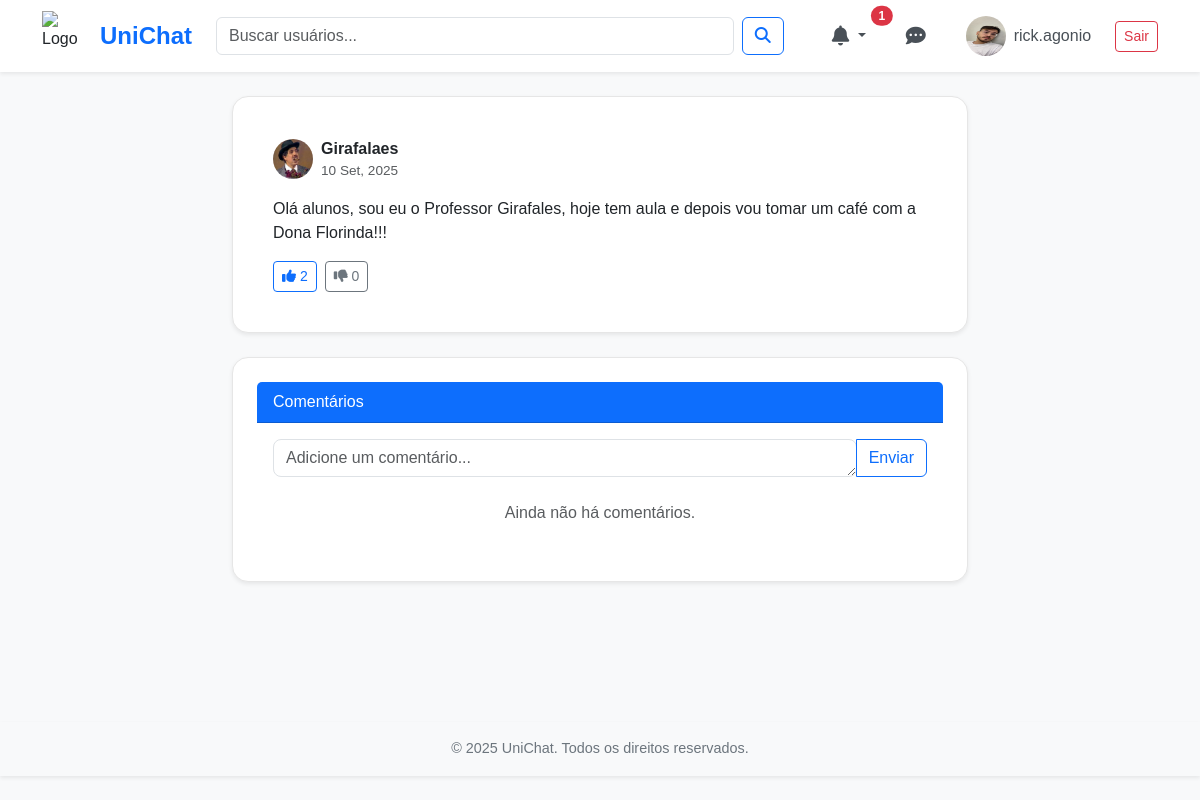
Screenshot of /posts/7/ (signed in) with the database file from the repository.
### users/models.py (models this page shows)
class Profile(models.Model):
    user = models.OneToOneField('auth.User', on_delete=models.CASCADE)
    bio = models.TextField(blank=True)
    avatar = models.ImageField(upload_to='avatars/', blank=True, null=True)
    date_of_birth = models.DateField(null=True, blank=True)
    location = models.CharField(max_length=100, blank=True)
    website = models.URLField(max_length=200, blank=True)
    course = models.ManyToManyField(Course, related_name='students', blank=True)
    following = models.ManyToManyField(User, related_name='followers', symmetrical=False,
blank=True)
    is_teacher = models.BooleanField(default=False)

### posts/models.py (models this page shows, shortened)
class Post(models.Model):
    author = models.ForeignKey(User, on_delete=models.CASCADE)
    content = models.TextField()
    image = models.ImageField(upload_to='posts/', blank=True, null=True)
    created_at = models.DateTimeField(auto_now_add=True)
    @property
    def likes_count(self):
        return self.votes.filter(vote_type='like').count()
    @property
    def dislikes_count(self):
        return self.votes.filter(vote_type='dislike').count()

### posts/views.py (the view)
# urls.py: path('<int:post_id>/', views.post_detail, name='post_detail'),
def post_detail(request, post_id):
    post = get_object_or_404(Post, id=post_id)
    context = {
        'post': post,
    }
    return render(request, 'posts/post_detail.html', context)

### posts/templates/posts/post_detail.html (shortened to what this page needs)
{% extends 'base.html' %}
{% load static %}
{% block content %}
<div class="row justify-content-center">
    <div class="col-lg-8">
        <div class="card shadow-sm mb-4">
            <div class="card-body">
                <div class="d-flex align-items-center mb-3">
                    <img src="{% if post.author.profile.avatar %}{{ post.author.profile.avatar.url }}{% else %}{% static 'img/default_profile.png' %}{% endif %}" alt="Foto de Perfil" width="40" height="40" class="rounded-circle me-2">
                    <div>
                        <a href="{% url 'profile' username=post.author.username %}" class="fw-bold text-dark text-decoration-none">{{ post.author.username }}</a>
                        <span class="text-muted d-block" style="font-size: 0.85em;">{{ post.created_at|date:"d M, Y" }}</span>
                    </div>
                </div>
                <p class="card-text">{{ post.content }}</p>
                <div class="d-flex align-items-center">
                    <button class="btn btn-sm btn-outline-primary me-2" onclick="votePost({{ post.id }}, 'like')">
                        <i class="fas fa-thumbs-up"></i> <span id="likes-count-{{ post.id }}">{{ post.likes_count }}</span>
                    </button>
                    <button class="btn btn-sm btn-outline-secondary" onclick="votePost({{ post.id }}, 'dislike')">
                        <i class="fas fa-thumbs-down"></i> <span id="dislikes-count-{{ post.id }}">{{ post.dislikes_count }}</span>
                    </button>
                </div>
            </div>
        </div>
        <div class="card shadow-sm">
            <div class="card-header bg-primary text-white">
                Comentários
            </div>
            <div class="card-body">
                <form action="{% url 'posts:add_comment_to_post' post_id=post.id %}" method="post" class="mb-4">
                    <div class="input-group">
                        <textarea name="text" class="form-control" placeholder="Adicione um comentário..." rows="1" required></textarea>
                        <button class="btn btn-outline-primary" type="submit">Enviar</button>
                    </div>
                </form>
                <ul class="list-unstyled">
                    {% for comment in post.comment_set.all %}
                    <li class="mb-3 border-bottom pb-2">
                        <div class="d-flex align-items-start">
                            <img src="{% if comment.author.profile.avatar %}{{ comment.author.profile.avatar.url }}{% else %}{% static 'img/default_profile.png' %}{% endif %}" alt="Avatar" width="30" height="30" class="rounded-circle me-2">
                            <div>
                                <strong class="text-dark">{{ comment.author.username }}</strong>
                                <small class="text-muted d-block">{{ comment.created_at|date:"d M, Y H:i" }}</small>
                                <p class="mb-1">{{ comment.text }}</p>
                            </div>
                        </div>
                        {% if comment.reply_set.all %}
                        <div class="ms-4 mt-2">
                            {% for reply in comment.reply_set.all %}
                            <div class="d-flex align-items-start mb-2">
                                <img src="{% if reply.author.profile.avatar %}{{ reply.author.profile.avatar.url }}{% else %}{% static 'img/default_profile.png' %}{% endif %}" alt="Avatar" width="25" height="25" class="rounded-circle me-2">
                                <div>
                                    <strong class="text-dark">{{ reply.author.username }}</strong>
                                    <small class="text-muted d-block">{{ reply.created_at|date:"d M, Y H:i" }}</small>
                                    <p class="mb-0">{{ reply.text }}</p>
                                </div>
                            </div>
                            {% endfor %}
                        </div>
                        {% endif %}
                    </li>
                    {% empty %}
                    <p class="text-center text-muted">Ainda não há comentários.</p>
                    {% endfor %}
                </ul>
            </div>
        </div>
    </div>
</div>
{% endblock %}

### templates/base.html (shortened to what this page needs)
<!DOCTYPE html>
<html lang="pt-br">
<head>
{% load static %}
<link href="https://cdn.jsdelivr.net/npm/bootstrap@5.3.8/dist/css/bootstrap.min.css" rel="stylesheet">
<link rel="stylesheet" href="{% static 'staticfiles\admin\css\base.css' %}">
<link rel="stylesheet" href="https://cdnjs.cloudflare.com/ajax/libs/font-awesome/6.4.0/css/all.min.css">
</head>
<body class="d-flex flex-column min-vh-100">
    <header class="header-principal bg-white shadow-sm">
        <nav class="d-flex align-items-center justify-content-between container py-2">
            <a href="{% url 'home' %}" class="d-flex align-items-center text-decoration-none text-dark">
                <img src="{% static 'img/logo.png' %}" alt="Logo" width="50" height="50" class="me-2">
                <span class="fs-4 fw-bold text-primary">UniChat</span>
            </a>
            <div class="flex-fill mx-4" style="position: relative;">
                <div class="d-flex align-items-center" style="max-width: 800px;">
                    <input type="text" id="search-input" name="q" class="form-control me-2" placeholder="Buscar usuários..." aria-label="Busca usuários">
                    <button type="submit" id="search-button" class="btn btn-outline-primary"><i class="fas fa-search"></i></button>
                </div>
            </div>
            <ul class="nav align-items-center gap-2 mb-0">
                {% if user.is_authenticated %}
                <li class="nav-item">
                    <li class="nav-item dropdown">
    <a class="nav-link position-relative dropdown-toggle" href="#" id="notificationsDropdown" role="button" data-bs-toggle="dropdown" aria-expanded="false">
        <i class="fas fa-bell fa-lg"></i>
        <span class="position-absolute top-0 start-100 translate-middle badge rounded-pill bg-danger" id="notifications-badge" style="display: none;">
        </span>
    </a>
</li>
                </li>
                <li class="nav-item">
                    <a href="#" class="nav-link position-relative"><i class="fas fa-comment-dots fa-lg"></i></a>
                </li>
                <li class="nav-item d-flex align-items-center gap-2">
                    <a class="nav-link d-flex align-items-center gap-2" href="{% url 'profile' username=user.username %}">
                        <img src="{% if user.profile.avatar %}{{ user.profile.avatar.url }}{% else %}{% static 'img/default_profile.png' %}{% endif %}" alt="Foto de Perfil" width="40" height="40" class="rounded-circle">
                        <span>{{ user.username }}</span>
                    </a>
                </li>
                <li class="nav-item">
                    <form action="{% url 'logout' %}" method="post" class="m-0">
                        <button type="submit" class="btn btn-outline-danger btn-sm">Sair</button>
                    </form>
                </li>
                {% endif %}
            </ul>
        </nav>
    </header>
    <main class="container my-4 flex-fill">
        {% block content %}{% endblock %}
    </main>
    <footer class="text-center py-3 bg-light shadow-sm mt-auto">
        <p class="mb-0">&copy; 2025 UniChat. Todos os direitos reservados.</p>
    </footer>
</body>
</html>

### static/css/base.css (style rules this page uses)
body { background-color: #f8f9fa; font-family: 'Arial', sans-serif; color: #212529; }
.header-principal { background-color: #fff; box-shadow: 0 2px 6px rgba(0,0,0,0.05); position: sticky; top: 0; z-index: 1000; }
.nav-link { color: #495057; font-weight: 500; }
.btn-outline-primary { color: #0d6efd; border-color: #0d6efd; }
.input-group .form-control { border-radius: 0 0.375rem 0.375rem 0; }
footer { font-size: 0.9rem; color: #6c757d; }
.card { border-radius: 16px; background: #ffffff; border: 1px solid #e6e6e6; padding: 1.5rem; }
form input, form select, form textarea { border-radius: 8px !important; }

### rows the page displays
Post: author.avatar (picture), author.username "Girafalaes", created_at "10 Set, 2025", content "Olá alunos, sou eu o Professor Girafales, hoje tem aula e depois vou tomar um café com a Dona Florinda!!!", likes_count "2", dislikes_count "0"

### other values shown
{{ user.username }} "rick.agonio"
